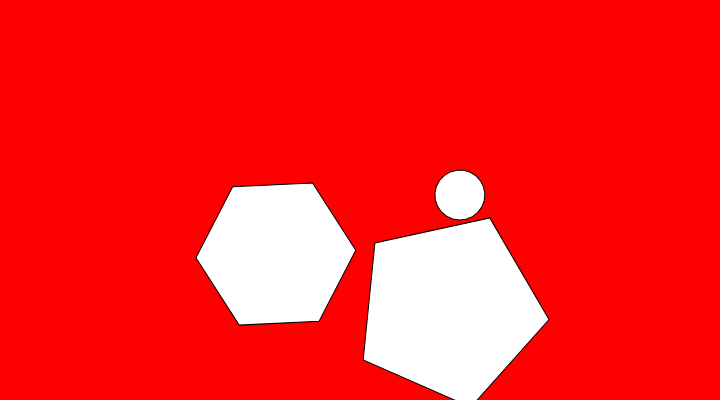
Frame 1 (no input)
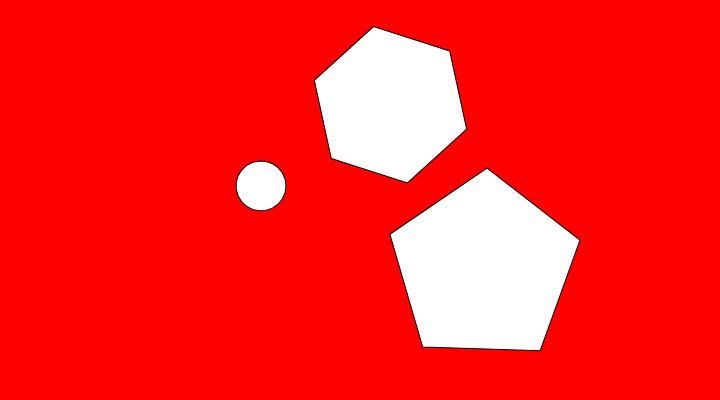
Frame 60 (no input)
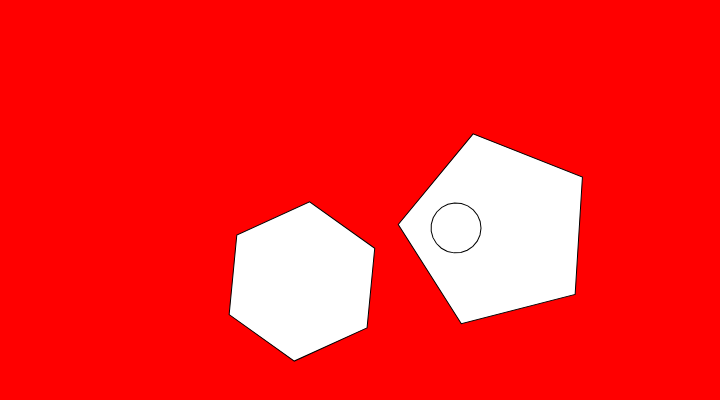
Frame 120 (the mouse pressed at the canvas centre since frame 60)

The p5.js sketch that drew these frames (run headless with seeded random() and noise() and a simulated clock; from frame 60 on, the mouse is pressed at the canvas centre):

// p5.js sketch
// ── sketch.js
function setup() {
  createCanvas(720, 400);
}
function draw() {
  background(500,0,0);

  push();
  translate(width * 0.5, height * 0.5);
  rotate(frameCount / 10.0);
  polygon(100, 100, 100, 5);
  pop();

  push();
  translate(width * 0.5, height * 0.5);
  rotate(frameCount / 1.0);
  polygon(0, 100, 80, 6);
  pop();

  push();
  translate(width * 0.5, height * 0.5);
  rotate(frameCount / -20);
  polygon(100, 0, 25, 23);
  pop(100);
}

function polygon(x, y, radius, npoints) {
  let angle = TWO_PI / npoints;
  beginShape();
  for (let a = 0; a < TWO_PI; a += angle) {
    let sx = x + cos(a) * radius;
    let sy = y + sin(a) * radius;
    vertex(sx, sy);
  }
  endShape(CLOSE);
}
